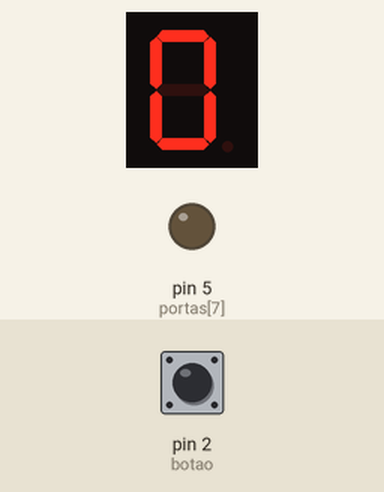
The sketch below on a simulated Arduino Uno, built with avr-gcc and run on an emulated ATmega328P. Parts: 1-digit seven-segment display, output pins drawn as LEDs (lit = HIGH). Wiring (inferred from the names in the program): 1-digit 7-segment display, segments lit when HIGH: segments pin 7, pin 9, pin 6, pin 10, pin 8, pin 11, pin 12. Inputs (shaded band) come from the test bench; at power-on: pin 2 (botao) HIGH. The segment pins are drawn as the display they are named for; pins used as bus, display or sensor lines are not drawn.

Above: at 1.2 s.
1.3 s: pin 2 (botao) pulled LOW for 0.15 s
At 2.7 s:
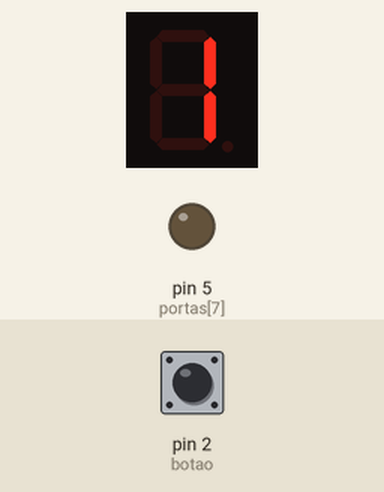
3.0 s: pin 2 (botao) pulled LOW for 1 s
At 4.2 s:
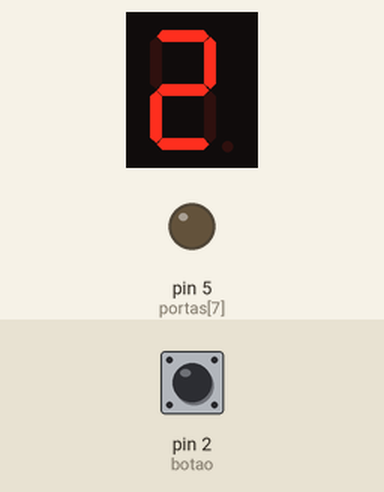
5.5 s: pin 2 (botao) pulled LOW for 0.15 s
At 6.1 s:
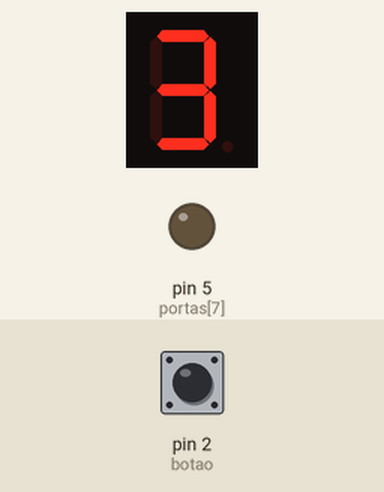
7.2 s: pin 2 (botao) pulled LOW for 3.2 s
At 8.6 s:
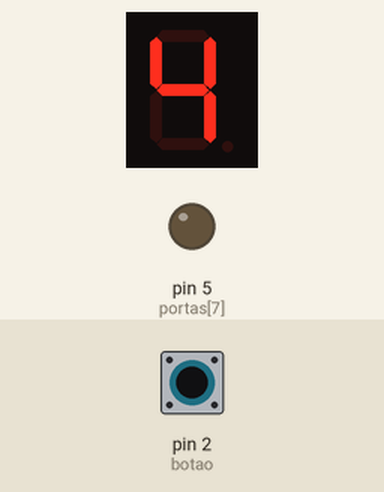
11.9 s: pin 2 (botao) pulled LOW for 0.15 s
At 13.3 s:
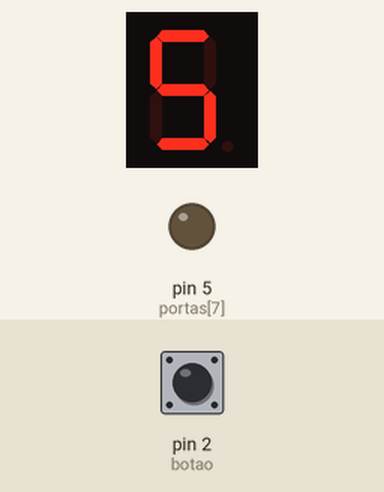
13.6 s: pin 2 (botao) pulled LOW for 1 s
At 14.7 s:
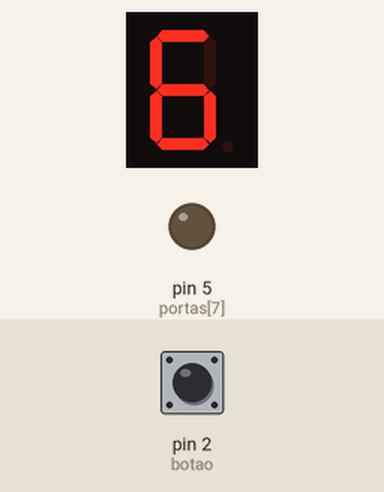
Timing chart, 0 to 16.6 s (numbered marks = the images above; inputs shaded):
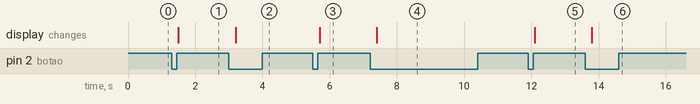

Measured:
- after the input at 1.3 s, the display: changes after 0.20 s (image 1)
- after the input at 3.0 s, the display: changes after 0.20 s (image 2)
- after the input at 5.5 s, the display: changes after 0.20 s (image 3)
- after the input at 7.2 s, the display: changes after 0.20 s (image 4)
- after the input at 11.9 s, the display: changes after 0.20 s (image 5)
- after the input at 13.6 s, the display: changes after 0.20 s (image 6)

The sketch:

display_7seg_for.ino
```cpp
//exemplo de circuito no arduino usando um diplay de 7 segmentos usando arrays com loop for.


#define botao 2

byte portas[8] = {10,9,6,7,8,11,12,5}; //array de pinos do arduino
int numero = 0;
bool botaoAnt = HIGH;

byte displayConfig[11][8] = {//array pra guardar os numeros do display
  {1,1,1,1,1,1,0,0},
  {0,1,1,0,0,0,0,0},
  {1,1,0,1,1,0,1,0},
  {1,1,1,1,0,0,1,0},
  {0,1,1,0,0,1,1,0},
  {1,0,1,1,0,1,1,0},
  {1,0,1,1,1,1,1,0},
  {1,1,1,0,0,0,0,0},
  {1,1,1,1,1,1,1,0},
  {1,1,1,1,0,1,1,0},
  {0,0,0,0,0,0,0,0}
};

void setup() {
  pinMode(botao, INPUT_PULLUP);

  for(int i = 0; i < 8; i++){
    pinMode(portas[i], OUTPUT);
  }
}

void loop() {
  bool leitura = digitalRead(botao);

  if(leitura == LOW && botaoAnt == HIGH){ //leitura do botao, se esta pressionado ou nao
    numero++;
    if(numero > 9){
      numero = 0;
    }
    delay(200);
  }

  botaoAnt = leitura;

  for(int dp = 0; dp < 8; dp++){//loop for que percorre as portas do display, e liga ou desliga conforme as linhas da array displayConfig
    digitalWrite(portas[dp], displayConfig[numero][dp]);
  }
}
```
